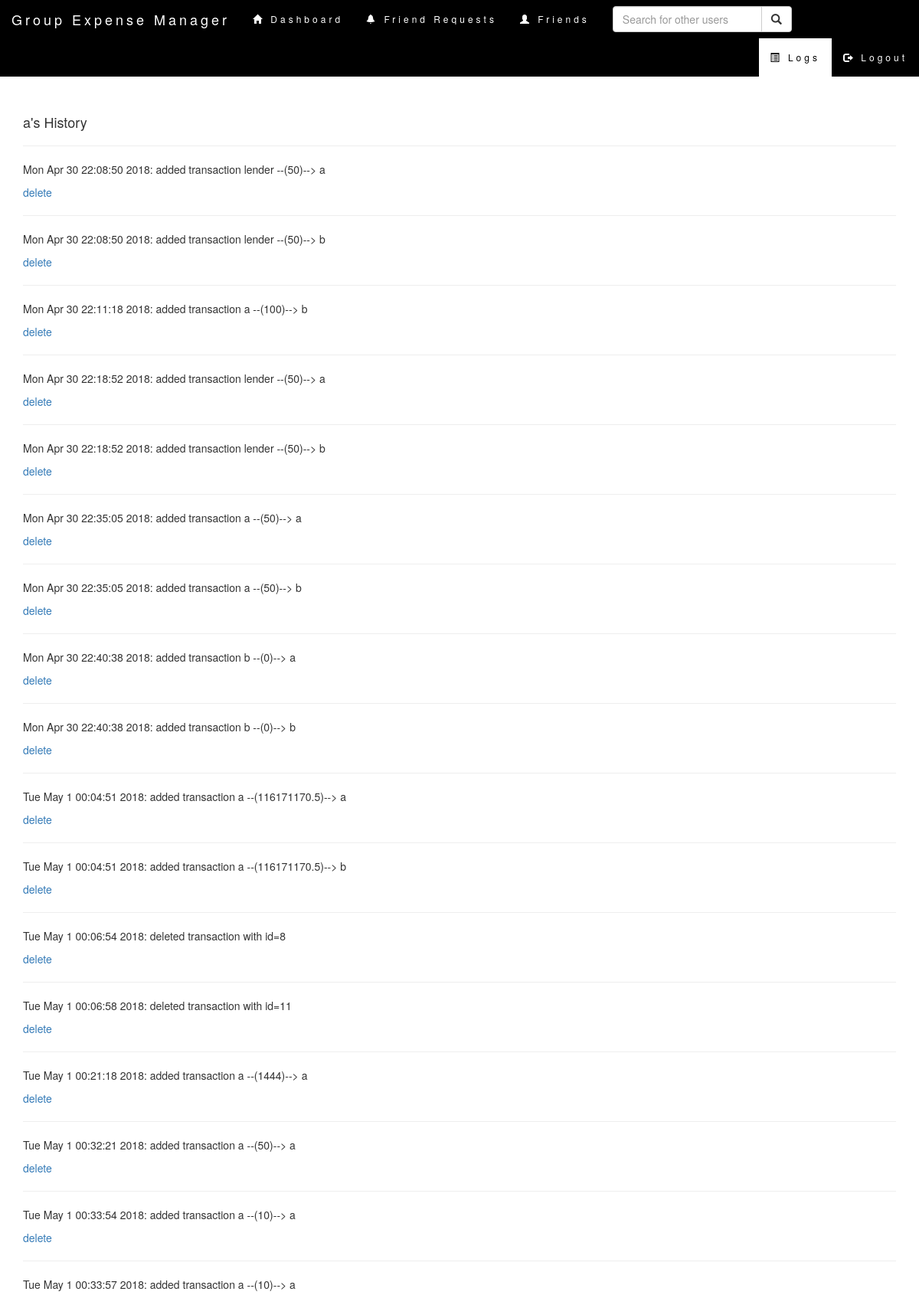
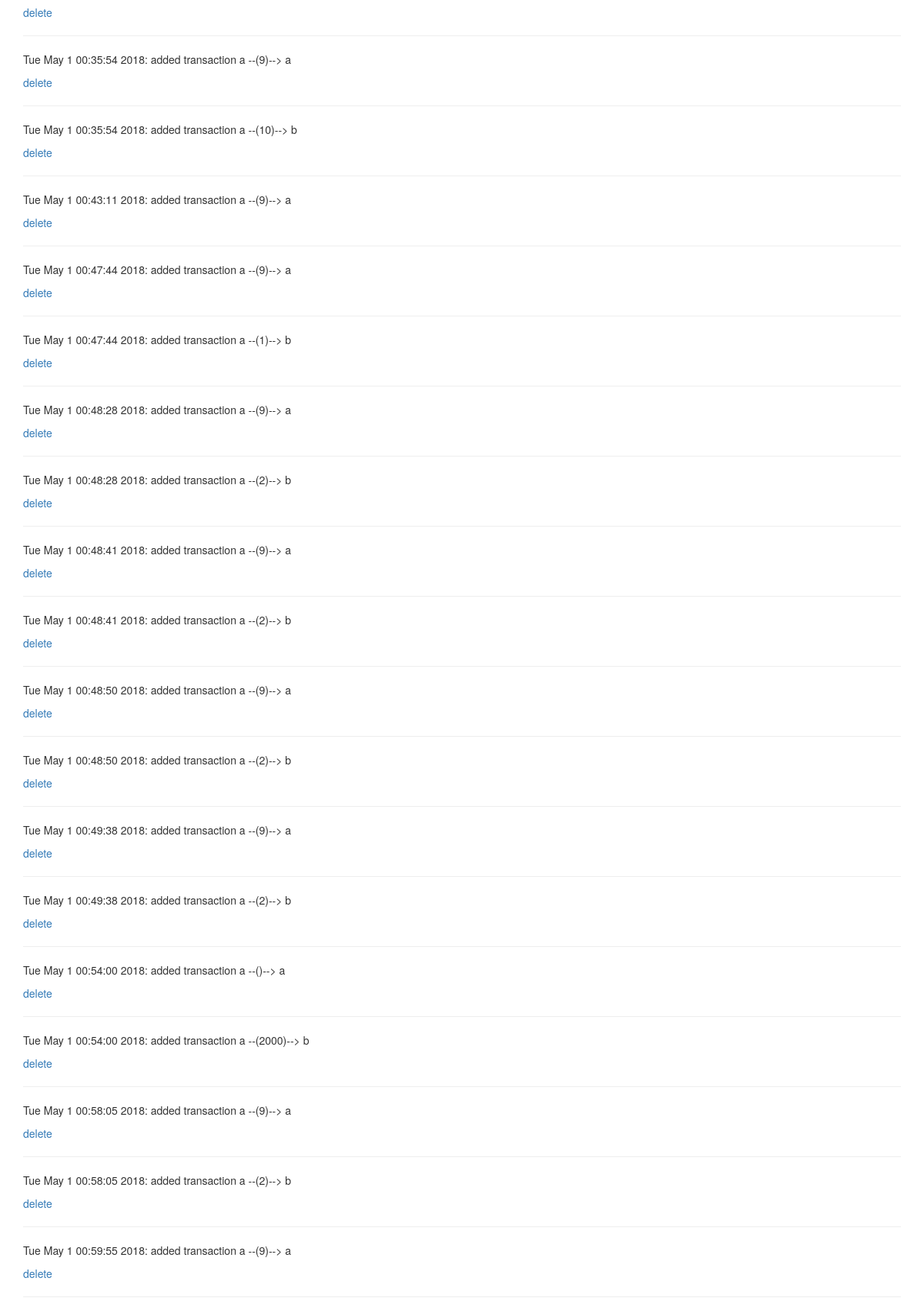
Screenshot of /viewLog (signed in, upper part) with the database file from the repository (2 pictures, top to bottom).
### tables this page shows
CREATE TABLE log(
        lid integer primary key autoincrement,
      	user text,
		log text
);

### main.py (the view)
@app.route('/viewLog', methods=['POST', 'GET'])
def viewLog():
    if 'username' not in session:
        return redirect(url_for('login'))
    username = session['username']
    logs = dbHandler.getLog(username)
    return render_template("log.html", user=username, logs=logs)

### log.py (called while the page is built)
def getLog(user):
    con = sql.connect("database.db")
    cur = con.cursor()
    cur.execute("SELECT * FROM log WHERE user=='{0}'".format(user))
    ret = cur.fetchall()
    con.commit()
    con.close()
    print ret
    if len(ret)==0:
        return None
    return ret

### main.py (called while the page is built)
@app.after_request
def after_request(response):
    response.headers["Cache-Control"] = "no-cache, no-store, must-revalidate"
    return response

### models_1.py (called while the page is built)
def getLog(user):
    return logger.getLog(user)

### templates/log.html (shortened to what this page needs)
<!DOCTYPE HTML>
<html lang="en">
    <head>
        <link rel="stylesheet" href="https://maxcdn.bootstrapcdn.com/bootstrap/3.3.7/css/bootstrap.min.css">
        <link rel="stylesheet" type="text/css" href="{{ url_for('static',filename='css/navbar.css') }}">
    </head>
    <body>
    <nav class="navbar navbar-inverse">
        <div class="container-fluid">
            <div class="navbar-header">
            <a class="navbar-brand" href="#">Group Expense Manager</a>
            </div>
            <ul class="nav navbar-nav">
                <li><a href="{{ url_for('index') }}"><span class="glyphicon glyphicon-home"></span> Dashboard</a></li>
                <li><a href="{{ url_for('notifications') }}"><span class="glyphicon glyphicon-bell"></span> Friend Requests</a></li>
                <li><a href="{{ url_for('getFriends') }}"><span class="glyphicon glyphicon-user"></span> Friends</a></li>
            </ul>
            <form class="navbar-form navbar-left" action="{{ url_for('index') }}" method="post">
                <div class="input-group">
                    <input type="text" class="form-control" placeholder="Search for other users" name="search">
                    <div class="input-group-btn">
                        <button class="btn btn-default" type="submit">
                            <i class="glyphicon glyphicon-search"></i>
                        </button>
                    </div>
                </div>
            </form>
            <ul class="nav navbar-nav navbar-right">
                <li class="active"><a href="{{ url_for('viewLog') }}"><span class="glyphicon glyphicon-list-alt"></span> Logs</a></li>
                <li><a href="{{ url_for('logout') }}"><span class="glyphicon glyphicon-log-out"></span> Logout</a></li>
            </ul>
        </div>
    </nav>
    <br>
    <br>
    <div class="container">
		<h4>{{user}}'s History</h4>
		<hr>
		{% if logs %}
		{% for item in logs%}
			<p> {{item[2]}} </p>
			<a href={{url_for('delLog', admin=admin, groupName=groupName, lid=item[0])}}>delete</a>
			<hr>
		{% endfor %}
		{%endif%}
	</div>
	</body>
</html>

### static/css/navbar.css (style rules this page uses)
.navbar { margin-bottom: 0; background-color: black; z-index: 9999; border: 0; font-size: 12px !important; line-height: 1.42857143 !important; letter-spacing: 4px; border-radius: 0; }
.navbar li a, .navbar .navbar-brand { color: #fff !important; }
.navbar-nav li a:hover, .navbar-nav li.active a { color: black !important; background-color: #fff !important; }

### rows the page displays
log: log "Mon Apr 30 22:08:50 2018: added transaction lender --(50)--> a"
log: log "Mon Apr 30 22:08:50 2018: added transaction lender --(50)--> b"
log: log "Mon Apr 30 22:11:18 2018: added transaction a --(100)--> b"
log: log "Mon Apr 30 22:18:52 2018: added transaction lender --(50)--> a"
log: log "Mon Apr 30 22:18:52 2018: added transaction lender --(50)--> b"
log: log "Mon Apr 30 22:35:05 2018: added transaction a --(50)--> a"
log: log "Mon Apr 30 22:35:05 2018: added transaction a --(50)--> b"
log: log "Mon Apr 30 22:40:38 2018: added transaction b --(0)--> a"
log: log "Mon Apr 30 22:40:38 2018: added transaction b --(0)--> b"
log: log "Tue May 1 00:04:51 2018: added transaction a --(116171170.5)--> a"
log: log "Tue May 1 00:04:51 2018: added transaction a --(116171170.5)--> b"
log: log "Tue May 1 00:06:54 2018: deleted transaction with id=8"
log: log "Tue May 1 00:06:58 2018: deleted transaction with id=11"
log: log "Tue May 1 00:21:18 2018: added transaction a --(1444)--> a"
log: log "Tue May 1 00:32:21 2018: added transaction a --(50)--> a"
log: log "Tue May 1 00:33:54 2018: added transaction a --(10)--> a"
log: log "Tue May 1 00:33:57 2018: added transaction a --(10)--> a"
log: log "Tue May 1 00:35:54 2018: added transaction a --(9)--> a"
log: log "Tue May 1 00:35:54 2018: added transaction a --(10)--> b"
log: log "Tue May 1 00:43:11 2018: added transaction a --(9)--> a"
log: log "Tue May 1 00:47:44 2018: added transaction a --(9)--> a"
log: log "Tue May 1 00:47:44 2018: added transaction a --(1)--> b"
log: log "Tue May 1 00:48:28 2018: added transaction a --(9)--> a"
log: log "Tue May 1 00:48:28 2018: added transaction a --(2)--> b"
log: log "Tue May 1 00:48:41 2018: added transaction a --(9)--> a"
log: log "Tue May 1 00:48:41 2018: added transaction a --(2)--> b"
log: log "Tue May 1 00:48:50 2018: added transaction a --(9)--> a"
log: log "Tue May 1 00:48:50 2018: added transaction a --(2)--> b"
log: log "Tue May 1 00:49:38 2018: added transaction a --(9)--> a"
log: log "Tue May 1 00:49:38 2018: added transaction a --(2)--> b"
log: log "Tue May 1 00:54:00 2018: added transaction a --()--> a"
log: log "Tue May 1 00:54:00 2018: added transaction a --(2000)--> b"
log: log "Tue May 1 00:58:05 2018: added transaction a --(9)--> a"
log: log "Tue May 1 00:58:05 2018: added transaction a --(2)--> b"
log: log "Tue May 1 00:59:55 2018: added transaction a --(9)--> a"

### other values shown
{{ user }} "a"
